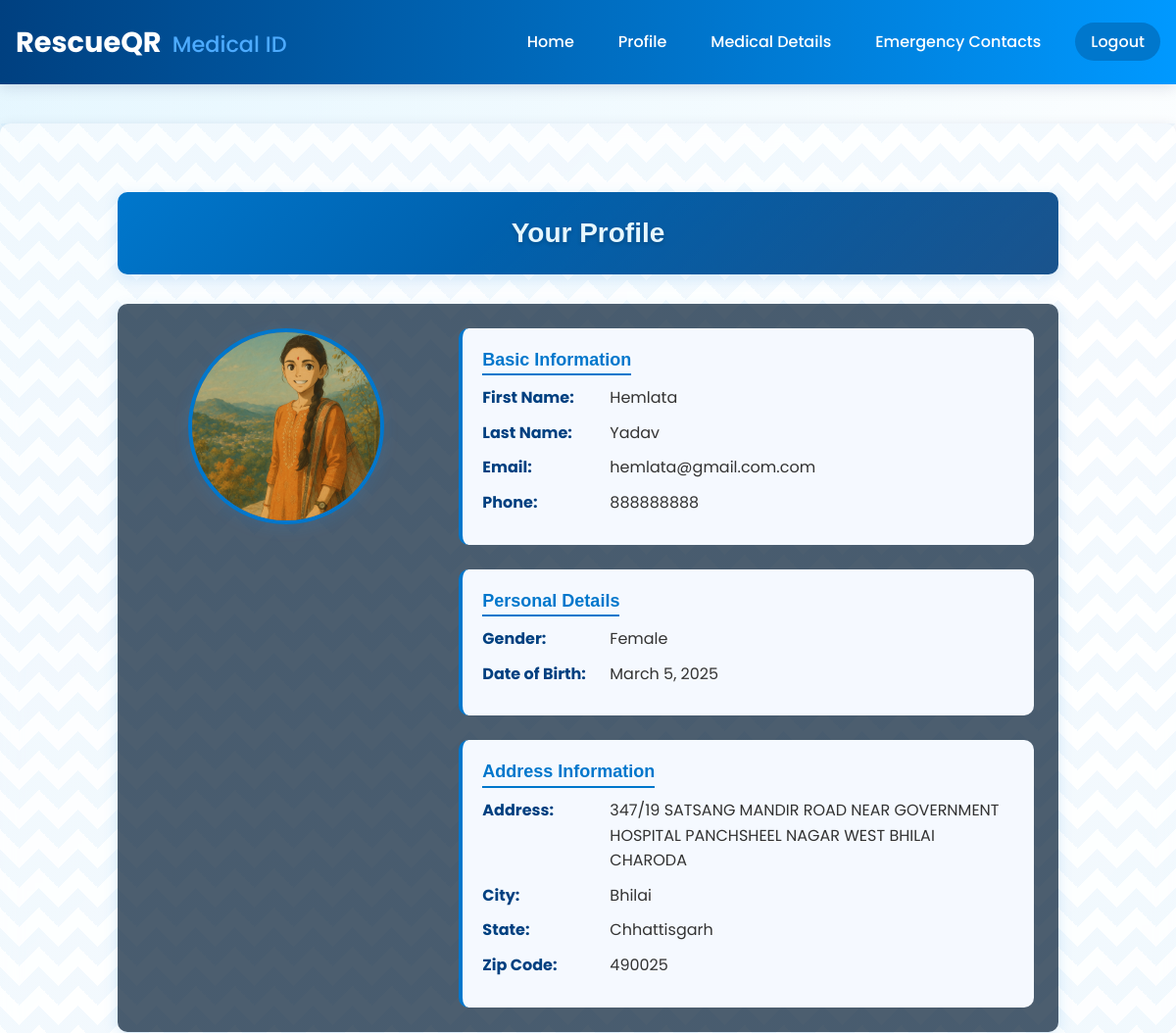
Before: /userprofile/profile/ (signed in, upper part) with the older database file.
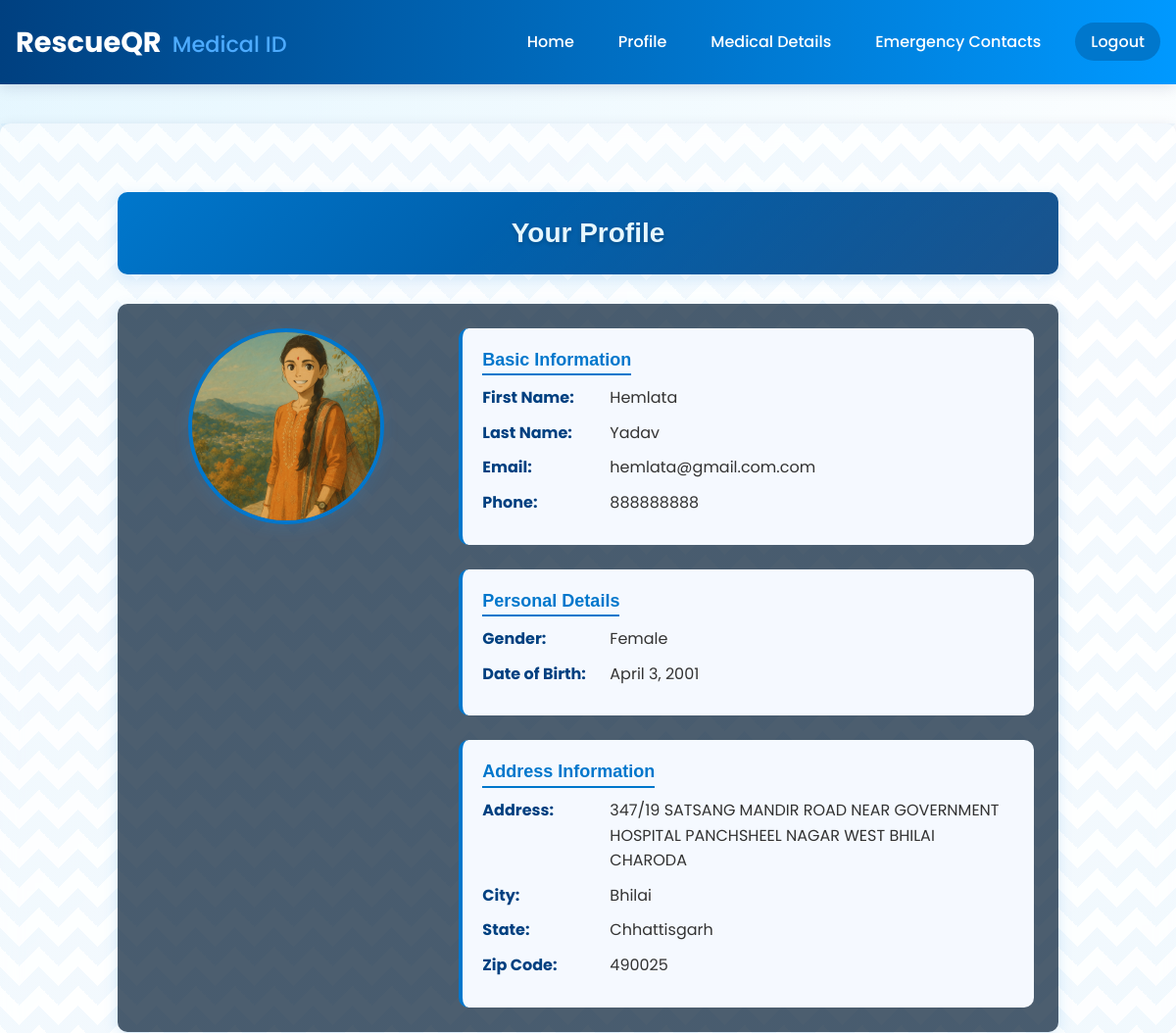
After: the same page with the newer database file.
### userprofile/models.py (models this page shows, shortened)
class UserProfile(models.Model):
    GENDER_CHOICES = [
        ('Male', 'Male'),
        ('Female', 'Female'),
        ('Other', 'Other'),
    ]
    user = models.OneToOneField(settings.AUTH_USER_MODEL, on_delete=models.CASCADE)
    profile_picture = models.ImageField(upload_to='profile_pics/', blank=True, null=True)
    gender = models.CharField(max_length=255, choices=GENDER_CHOICES, blank=True, null=True)
    date_of_birth = models.DateField(null=True, blank=True)
    address = models.CharField(max_length=255, blank=True, null=True)
    city = models.CharField(max_length=255, blank=True, null=True)
    state = models.CharField(max_length=255, blank=True, null=True)
    zip_code = models.CharField(max_length=255, blank=True, null=True)
    created_at = models.DateTimeField(auto_now_add=True)
    updated_at = models.DateTimeField(auto_now=True)

### userprofile/views.py (the view)
# urls.py: path('profile/', views.profile_view, name='user-profile'),
@login_required
def profile_view(request):
    try:
        profile = UserProfile.objects.get(user=request.user)
    except UserProfile.DoesNotExist:
        profile = None
    return render(request, 'userprofile/profile.html', {'userprofile': profile, 'user': request.user})

### userprofile/templates/userprofile/profile.html (shortened to what this page needs)
{% extends 'base.html' %}
{% block content %}
<div class="profile-container">
    <div class="profile-header">
        <h2 class="profile-title">Your Profile</h2>
    </div>
    <div class="profile-content">
        <div class="profile-picture-section">
            {% if userprofile.profile_picture %}
                <div class="profile-picture-container">
                    <img src="{{ userprofile.profile_picture.url }}" alt="Profile Picture" class="profile-picture">
                </div>
            {% else %}
                <div class="profile-picture-placeholder">
                    <p class="no-picture-text">No profile picture available</p>
                </div>
            {% endif %}
        </div>
        <div class="profile-info-section">
            <div class="profile-info-group basic-info">
                <h3 class="profile-section-title">Basic Information</h3>
                <div class="profile-info-item">
                    <span class="info-label">First Name:</span>
                    <span class="info-value">{{ user.first_name }}</span>
                </div>
                <div class="profile-info-item">
                    <span class="info-label">Last Name:</span>
                    <span class="info-value">{{ user.last_name }}</span>
                </div>
                <div class="profile-info-item">
                    <span class="info-label">Email:</span>
                    <span class="info-value">{{ user.email }}</span>
                </div>
                <div class="profile-info-item">
                    <span class="info-label">Phone:</span>
                    <span class="info-value">{{ user.phone }}</span>
                </div>
            </div>
            <div class="profile-info-group personal-details">
                <h3 class="profile-section-title">Personal Details</h3>
                <div class="profile-info-item">
                    <span class="info-label">Gender:</span>
                    <span class="info-value">{{ userprofile.gender }}</span>
                </div>
                <div class="profile-info-item">
                    <span class="info-label">Date of Birth:</span>
                    <span class="info-value">{{ userprofile.date_of_birth }}</span>
                </div>
            </div>
            <div class="profile-info-group address-info">
                <h3 class="profile-section-title">Address Information</h3>
                <div class="profile-info-item">
                    <span class="info-label">Address:</span>
                    <span class="info-value">{{ userprofile.address }}</span>
                </div>
                <div class="profile-info-item">
                    <span class="info-label">City:</span>
                    <span class="info-value">{{ userprofile.city }}</span>
                </div>
                <div class="profile-info-item">
                    <span class="info-label">State:</span>
                    <span class="info-value">{{ userprofile.state }}</span>
                </div>
                <div class="profile-info-item">
                    <span class="info-label">Zip Code:</span>
                    <span class="info-value">{{ userprofile.zip_code }}</span>
                </div>
            </div>
        </div>
    </div>
</div>
{% endblock %}

Changed rows visible on the page:
changed UserProfile "Female": date_of_birth "March 5, 2025" → "April 3, 2001"
